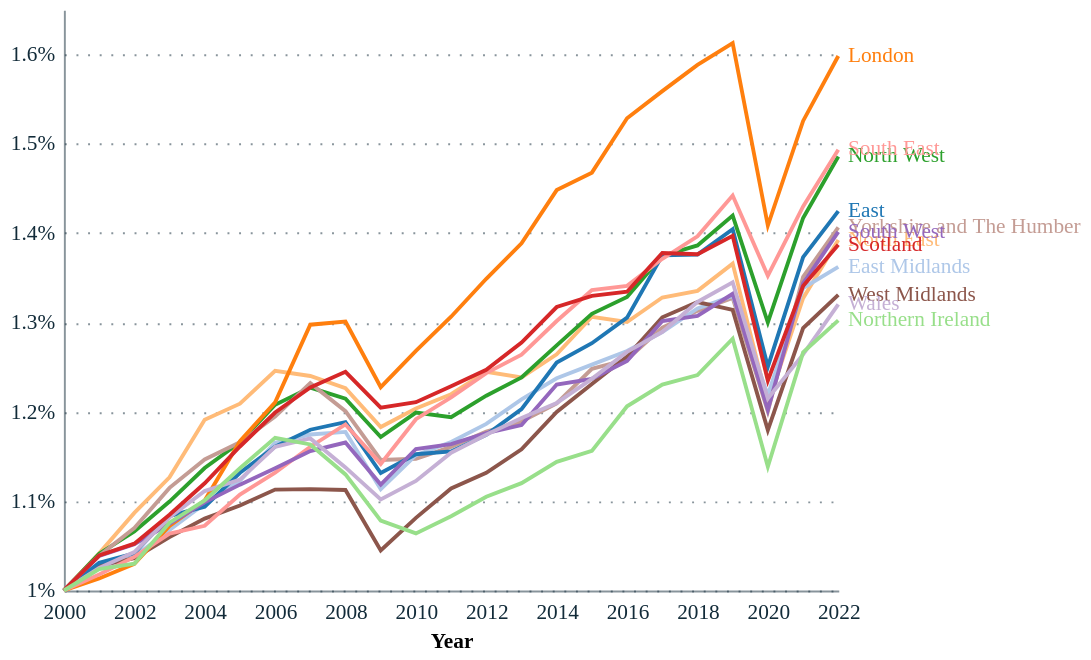

Vega-Lite specification stored for this chart:
### Vega-Lite specification from a JSON file in a GitHub repository (floating-point values rounded to 4 significant figures; data arrays with more than 128 entries replaced by an {"elided": "..."} marker saying what was removed)
{"config": {"font": "Circular Std", "mark": {"line": {"interpolate": "linear"}}, "view": {"stroke": "transparent", "width": 400, "height": 300}, "range": {"category": ["#179fdb", "#e6224b", "#f4c245", "#122b39", "#eb5c2e", "#36b7b4"], "diverging": ["#E6224B", "#E54753", "#C9C9C9", "#179FDB", "#122B39"], "heatmap": ["#C9C9C9", "#179FDB", "#0063AF", "#122B39"], "ordinal": ["#00A767", "#36B7B4", "#179FDB", "#0063AF", "#243B5A"]}, "axisX": {"labelColor": "#122b39", "tickColor": "#122b39", "domainColor": "#122b39", "domainOpacity": 0.5, "gridOpacity": 0, "labelFont": "Circular Std", "labelAngle": 0, "labelAlign": "center", "labelFontSize": 11, "labelPadding": 5, "tickCount": 10, "tickSize": 0, "title": ""}, "axisY": {"labelColor": "#122b39", "labelFont": "Circular Std", "tickColor": "#122b39", "domainColor": "#122b39", "gridColor": "#122b39", "gridDash": [1, 5], "gridOpacity": 0.5, "labelPadding": 5, "labelFontSize": 11, "domainOpacity": 0.5, "tickSize": 0, "title": null, "titleAlign": "left", "titleAngle": 0, "titleBaseline": "bottom", "titleColor": "#122b39", "titleOpacity": 0.9, "titleX": 0, "titleY": -7}}, "layer": [{"mark": {"type": "line"}, "encoding": {"color": {"field": "Region name", "legend": null, "scale": {"scheme": "category20"}, "title": "Region", "type": "nominal"}, "detail": {"field": "ITL code", "type": "nominal"}, "x": {"field": "date", "title": "Year", "type": "temporal"}, "y": {"axis": {"labelExpr": "datum.value + '%'"}, "field": "value", "scale": {"zero": false}, "title": "", "type": "quantitative"}}}, {"mark": {"type": "text", "align": "left", "dx": 5}, "encoding": {"color": {"field": "Region name", "legend": null, "scale": {"scheme": "category20"}, "title": "Region", "type": "nominal"}, "text": {"field": "label", "type": "nominal"}, "x": {"field": "date", "title": "Year", "type": "temporal"}, "y": {"axis": {"labelExpr": "datum.value + '%'"}, "field": "value", "scale": {"zero": false}, "title": "", "type": "quantitative"}}}], "data": {"name": "data-d018a6ecbd0b5d424eae98a67a57d142"}, "$schema": "https://vega.github.io/schema/vega-lite/v5.8.0.json", "datasets": {"data-d018a6ecbd0b5d424eae98a67a57d142": {"elided": "276 records"}}}
